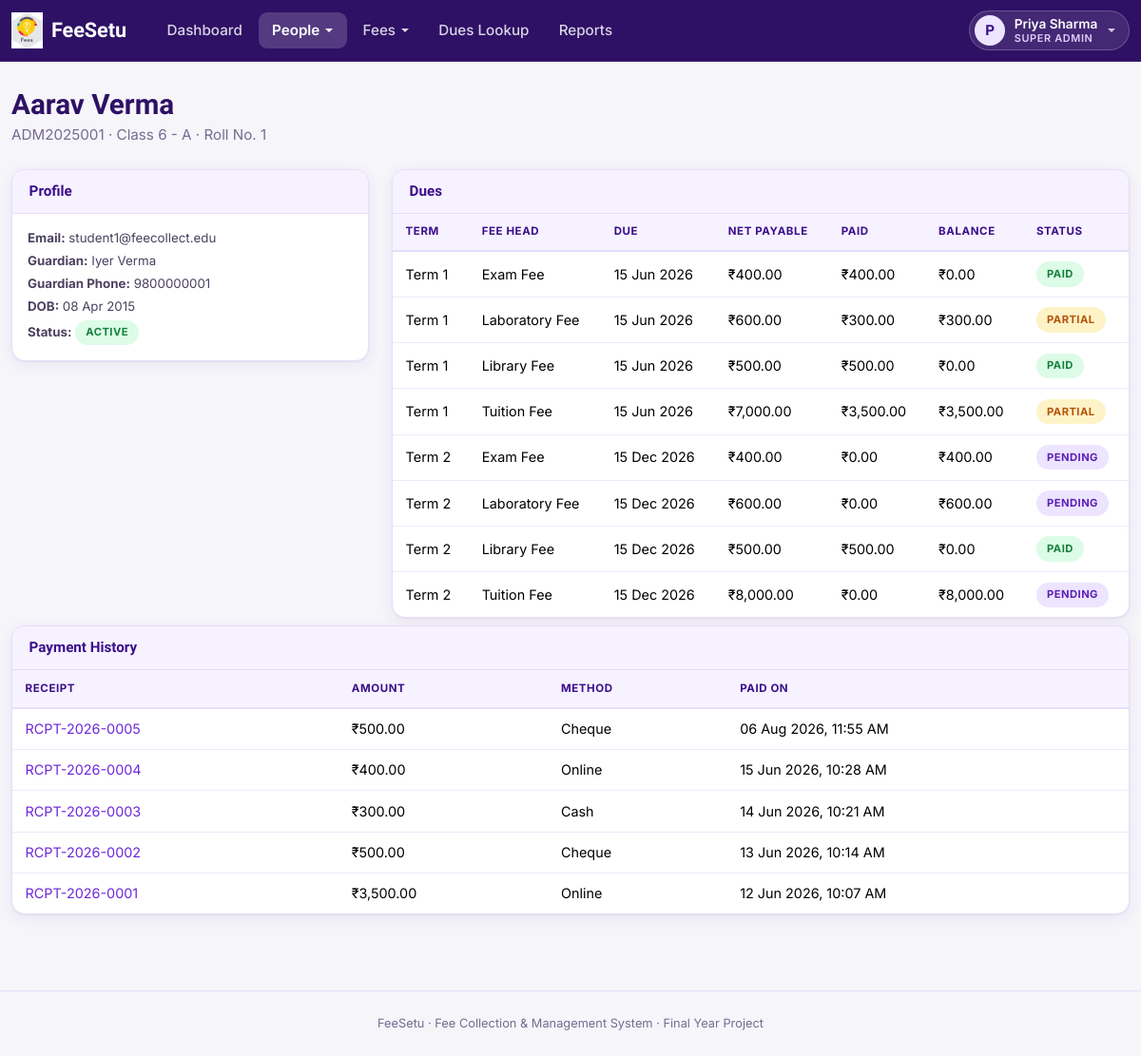
Screenshot of /index.php?route=admin/students/view&id=1 (signed in) with the database file from the repository.
### tables this page shows
CREATE TABLE students (
    id               INT AUTO_INCREMENT PRIMARY KEY,
    user_id          INT NOT NULL UNIQUE,
    admission_no     VARCHAR(30) NOT NULL UNIQUE,
    class_id         INT NOT NULL,
    roll_no          INT NOT NULL DEFAULT 0,
    guardian_name    VARCHAR(100) NULL,
    guardian_phone   VARCHAR(20) NULL,
    dob              DATE NULL,
    address          VARCHAR(255) NULL,
    status           ENUM('active','inactive') NOT NULL DEFAULT 'active',
    created_at       TIMESTAMP NOT NULL DEFAULT CURRENT_TIMESTAMP,
    FOREIGN KEY (user_id) REFERENCES users(id) ON DELETE CASCADE,
    FOREIGN KEY (class_id) REFERENCES classes(id) ON DELETE RESTRICT
);

CREATE TABLE users (
    id            INT AUTO_INCREMENT PRIMARY KEY,
    name          VARCHAR(100) NOT NULL,
    email         VARCHAR(150) NOT NULL UNIQUE,
    password      VARCHAR(255) NOT NULL,
    role          ENUM('super_admin','accountant','student') NOT NULL,
    status        ENUM('active','inactive') NOT NULL DEFAULT 'active',
    created_at    TIMESTAMP NOT NULL DEFAULT CURRENT_TIMESTAMP
);

CREATE TABLE classes (
    id             INT AUTO_INCREMENT PRIMARY KEY,
    name           VARCHAR(50) NOT NULL,
    section        VARCHAR(10) NOT NULL,
    academic_year  VARCHAR(9) NOT NULL,
    created_at     TIMESTAMP NOT NULL DEFAULT CURRENT_TIMESTAMP,
    UNIQUE KEY uq_class (name, section, academic_year)
);

CREATE TABLE student_dues (
    id                      INT AUTO_INCREMENT PRIMARY KEY,
    student_id              INT NOT NULL,
    fee_structure_item_id   INT NOT NULL,
    base_amount             DECIMAL(10,2) NOT NULL,
    concession_amount       DECIMAL(10,2) NOT NULL DEFAULT 0.00,
    concession_reason       VARCHAR(255) NULL,
    concession_by           INT NULL,
    concession_at           DATETIME NULL,
    late_fee_amount         DECIMAL(10,2) NOT NULL DEFAULT 0.00,
    late_fee_applied_at     DATETIME NULL,
    amount_paid             DECIMAL(10,2) NOT NULL DEFAULT 0.00,
    due_date                DATE NOT NULL,
    status                  ENUM('pending','partial','paid') NOT NULL DEFAULT 'pending',
    created_at              TIMESTAMP NOT NULL DEFAULT CURRENT_TIMESTAMP,
    UNIQUE KEY uq_student_due (student_id, fee_structure_item_id),
    FOREIGN KEY (student_id) REFERENCES students(id) ON DELETE CASCADE,
    FOREIGN KEY (fee_structure_item_id) REFERENCES fee_structure_items(id) ON DELETE CASCADE,
    FOREIGN KEY (concession_by) REFERENCES users(id) ON DELETE SET NULL
);

CREATE TABLE fee_structures (
    id                INT AUTO_INCREMENT PRIMARY KEY,
    class_id          INT NOT NULL,
    term              VARCHAR(30) NOT NULL,
    academic_year     VARCHAR(9) NOT NULL,
    due_date          DATE NOT NULL,
    late_fee_type     ENUM('flat','percent') NOT NULL DEFAULT 'flat',
    late_fee_value    DECIMAL(10,2) NOT NULL DEFAULT 0.00,
    grace_days        INT NOT NULL DEFAULT 0,
    created_by        INT NULL,
    status            ENUM('active','inactive') NOT NULL DEFAULT 'active',
    created_at        TIMESTAMP NOT NULL DEFAULT CURRENT_TIMESTAMP,
    UNIQUE KEY uq_structure (class_id, term, academic_year),
    FOREIGN KEY (class_id) REFERENCES classes(id) ON DELETE CASCADE,
    FOREIGN KEY (created_by) REFERENCES users(id) ON DELETE SET NULL
);

CREATE TABLE fee_heads (
    id            INT AUTO_INCREMENT PRIMARY KEY,
    name          VARCHAR(100) NOT NULL UNIQUE,
    description   VARCHAR(255) NULL,
    created_at    TIMESTAMP NOT NULL DEFAULT CURRENT_TIMESTAMP
);

CREATE TABLE payments (
    id             INT AUTO_INCREMENT PRIMARY KEY,
    student_id     INT NOT NULL,
    receipt_no     VARCHAR(30) NOT NULL UNIQUE,
    amount         DECIMAL(10,2) NOT NULL,
    method         ENUM('cash','cheque','online') NOT NULL DEFAULT 'cash',
    reference_no   VARCHAR(60) NULL,
    remarks        VARCHAR(255) NULL,
    recorded_by    INT NOT NULL,
    paid_at        DATETIME NOT NULL,
    created_at     TIMESTAMP NOT NULL DEFAULT CURRENT_TIMESTAMP,
    FOREIGN KEY (student_id) REFERENCES students(id) ON DELETE CASCADE,
    FOREIGN KEY (recorded_by) REFERENCES users(id) ON DELETE RESTRICT
);

### app/controllers/AdminController.php (called while the page is built, shortened)
<?php
require_once __DIR__ . '/../models/Student.php';
require_once __DIR__ . '/../models/StudentDue.php';
require_once __DIR__ . '/../models/Payment.php';
class AdminController
{
    public function studentView(): void
    {
        $id = (int)($_GET['id'] ?? 0);
        $student = Student::find($id);
        $dues = StudentDue::forStudent($id);
        $payments = Payment::forStudent($id);
        require __DIR__ . '/../views/admin/student_view.php';
    }
}

### public/index.php (called while the page is built, shortened)
<?php
require_once __DIR__ . '/../core/helpers.php';
require_once __DIR__ . '/../core/Database.php';
require_once __DIR__ . '/../app/models/StudentDue.php';
require_once __DIR__ . '/../app/controllers/AdminController.php';
$router = new Router();
$router->get('login', fn() => (new AuthController())->showLogin());
$router->post('login', fn() => (new AuthController())->login());
$router->post('logout', fn() => (new AuthController())->logout());
$router->get('account/password', fn() => (new AccountController())->passwordForm());
$router->post('account/password', fn() => (new AccountController())->passwordUpdate());
$router->get('admin/dashboard', fn() => (new AdminController())->dashboard());
$router->get('admin/classes', fn() => (new AdminController())->classes());
$router->post('admin/classes/store', fn() => (new AdminController())->classStore());
$router->post('admin/classes/update', fn() => (new AdminController())->classUpdate());
$router->post('admin/classes/delete', fn() => (new AdminController())->classDelete());
$router->get('admin/students', fn() => (new AdminController())->students());
$router->post('admin/students/store', fn() => (new AdminController())->studentStore());
$router->get('admin/students/import', fn() => (new AdminController())->studentImportForm());
$router->post('admin/students/import', fn() => (new AdminController())->studentImport());
$router->get('admin/students/import/result', fn() => (new AdminController())->studentImportResult());
$router->get('admin/students/view', fn() => (new AdminController())->studentView());
$router->post('admin/students/status', fn() => (new AdminController())->studentStatus());
$router->get('admin/accountants', fn() => (new AdminController())->accountants());
$router->post('admin/accountants/store', fn() => (new AdminController())->accountantStore());
$router->post('admin/accountants/status', fn() => (new AdminController())->accountantStatus());
$router->get('accountant/dashboard', fn() => (new AccountantController())->dashboard());
$router->get('fee-heads', fn() => (new FeeController())->heads());
$router->post('fee-heads/store', fn() => (new FeeController())->headStore());
$router->post('fee-heads/update', fn() => (new FeeController())->headUpdate());
$router->post('fee-heads/delete', fn() => (new FeeController())->headDelete());
$router->get('fee-structures', fn() => (new FeeController())->structures());
$router->get('fee-structures/create', fn() => (new FeeController())->structureCreateForm());
$router->post('fee-structures/store', fn() => (new FeeController())->structureStore());
$router->get('fee-structures/view', fn() => (new FeeController())->structureView());
$router->post('fee-structures/status', fn() => (new FeeController())->structureStatus());
$router->get('dues', fn() => (new DuesController())->search());
$router->get('dues/view', fn() => (new DuesController())->view());
$router->post('dues/concession', fn() => (new DuesController())->concessionStore());
$router->get('payments/collect', fn() => (new PaymentController())->collectForm());
$router->post('payments/store', fn() => (new PaymentController())->store());
$router->get('payments/receipt', fn() => (new PaymentController())->receipt());
$router->get('payments/receipt/download', fn() => (new PaymentController())->receiptDownload());
$router->get('reports', fn() => (new ReportController())->index());
$router->get('student/dashboard', fn() => (new StudentController())->dashboard());
$router->get('student/dues', fn() => (new StudentController())->dues());
$router->get('student/history', fn() => (new StudentController())->history());
$route = $_GET['route'] ?? '';
$router->dispatch($_SERVER['REQUEST_METHOD'], $route);

### core/Router.php (called while the page is built, shortened)
<?php
class Router
{
    private array $routes = ['GET' => [], 'POST' => []];
    public function get(string $route, callable $handler): void
    {
        $this->routes['GET'][$route] = $handler;
    }
    public function post(string $route, callable $handler): void
    {
        $this->routes['POST'][$route] = $handler;
    }
    public function dispatch(string $method, string $route): void
    {
        $handler = $this->routes[$method][$route] ?? null;
        try {
            $handler();
        } catch (Throwable $e) {
            error_log($e->getMessage());
            http_response_code(500);
            require __DIR__ . '/../app/views/errors/500.php';
        }
    }
}

### core/Database.php (called while the page is built)
<?php
class Database
{
    private static ?PDO $instance = null;
    public static function connect(): PDO
    {
        if (self::$instance === null) {
            $config = require __DIR__ . '/../config/database.php';
            $dsn = sprintf(
                'mysql:host=%s;port=%d;dbname=%s;charset=%s',
                $config['host'],
                $config['port'],
                $config['database'],
                $config['charset']
            );
            self::$instance = new PDO($dsn, $config['username'], $config['password'], [
                PDO::ATTR_ERRMODE            => PDO::ERRMODE_EXCEPTION,
                PDO::ATTR_DEFAULT_FETCH_MODE => PDO::FETCH_ASSOC,
                PDO::ATTR_EMULATE_PREPARES   => false,
            ]);
        }
        return self::$instance;
    }
}

### app/models/Student.php (called while the page is built, shortened)
<?php
class Student
{
    private static function baseSelect(): string
    {
        return 'SELECT st.*, u.name, u.email, u.status AS user_status,
                        c.name AS class_name, c.section AS class_section, c.academic_year
                 FROM students st
                 JOIN users u ON u.id = st.user_id
                 JOIN classes c ON c.id = st.class_id';
    }
    public static function find(int $id): ?array
    {
        $stmt = Database::connect()->prepare(self::baseSelect() . ' WHERE st.id = ?');
        $stmt->execute([$id]);
        $row = $stmt->fetch();
        return $row ?: null;
    }
}

### core/helpers.php (called while the page is built, shortened)
<?php
function e(?string $value): string
{
    return htmlspecialchars($value ?? '', ENT_QUOTES, 'UTF-8');
}
function inr(float|int|string $amount): string
{
    $amount = (float)$amount;
    $negative = $amount < 0;
    $amount = abs($amount);
    $parts = explode('.', number_format($amount, 2, '.', ''));
    $intPart = $parts[0];
    $decPart = $parts[1];
    if (strlen($intPart) > 3) {
        $lastThree = substr($intPart, -3);
        $rest = substr($intPart, 0, -3);
        $rest = preg_replace('/\B(?=(\d{2})+(?!\d))/', ',', $rest);
        $grouped = $rest . ',' . $lastThree;
    } else {
        $grouped = $intPart;
    }
    return ($negative ? '-' : '') . '₹' . $grouped . '.' . $decPart;
}
function format_date(?string $date): string
{
    $ts = strtotime($date);
    return $ts === false ? '-' : date('d M Y', $ts);
}
function format_datetime(?string $datetime): string
{
    $ts = strtotime($datetime);
    return $ts === false ? '-' : date('d M Y, h:i A', $ts);
}

### app/models/StudentDue.php (called while the page is built, shortened)
<?php
class StudentDue
{
    private static function baseSelect(): string
    {
        return "SELECT sd.*,
                        fh.name AS fee_head_name,
                        fs.term, fs.academic_year, fs.late_fee_type, fs.late_fee_value, fs.grace_days,
                        fsi.fee_structure_id,
                        (sd.base_amount - sd.concession_amount + sd.late_fee_amount) AS net_payable,
                        (sd.base_amount - sd.concession_amount + sd.late_fee_amount - sd.amount_paid) AS balance
                 FROM student_dues sd
                 JOIN fee_structure_items fsi ON fsi.id = sd.fee_structure_item_id
                 JOIN fee_heads fh ON fh.id = fsi.fee_head_id
                 JOIN fee_structures fs ON fs.id = fsi.fee_structure_id";
    }
    public static function forStudent(int $studentId, ?string $status = null): array
    {
        $sql = self::baseSelect() . ' WHERE sd.student_id = ?';
        $params = [$studentId];
        $sql .= ' ORDER BY fs.due_date, fh.name';
        $stmt = Database::connect()->prepare($sql);
        $stmt->execute($params);
        return $stmt->fetchAll();
    }
}

### app/models/Payment.php (called while the page is built, shortened)
<?php
class Payment
{
    public static function forStudent(int $studentId): array
    {
        $stmt = Database::connect()->prepare(
            'SELECT * FROM payments WHERE student_id = ? ORDER BY paid_at DESC'
        );
        $stmt->execute([$studentId]);
        return $stmt->fetchAll();
    }
}

### app/views/admin/student_view.php (the view, shortened to what this page needs)
<?php require __DIR__ . '/../partials/header.php'; ?>
<?php require __DIR__ . '/../partials/navbar.php'; ?>
<h1 class="fs-page-title"><?= e($student['name']) ?></h1>
<p class="fs-page-sub"><?= e($student['admission_no']) ?> &middot; <?= e($student['class_name']) ?> - <?= e($student['class_section']) ?> &middot; Roll No. <?= (int)$student['roll_no'] ?></p>
<div class="row g-4 mb-2">
    <div class="col-lg-4">
        <div class="card">
            <div class="card-header">Profile</div>
            <div class="card-body small">
                <p class="mb-1"><strong>Email:</strong> <?= e($student['email']) ?></p>
                <p class="mb-1"><strong>Guardian:</strong> <?= e($student['guardian_name'] ?: '-') ?></p>
                <p class="mb-1"><strong>Guardian Phone:</strong> <?= e($student['guardian_phone'] ?: '-') ?></p>
                <p class="mb-1"><strong>DOB:</strong> <?= format_date($student['dob']) ?></p>
                <p class="mb-0"><strong>Status:</strong> <span class="badge-status badge-<?= $student['user_status'] === 'active' ? 'active' : 'inactive' ?>"><?= e($student['user_status']) ?></span></p>
            </div>
        </div>
    </div>
    <div class="col-lg-8">
        <div class="card">
            <div class="card-header">Dues</div>
            <div class="table-responsive">
                <table class="table table-sm mb-0">
                    <thead><tr><th>Term</th><th>Fee Head</th><th>Due</th><th>Net Payable</th><th>Paid</th><th>Balance</th><th>Status</th></tr></thead>
                    <tbody>
                    <?php foreach ($dues as $d): ?>
                        <tr>
                            <td><?= e($d['term']) ?></td>
                            <td><?= e($d['fee_head_name']) ?></td>
                            <td><?= format_date($d['due_date']) ?></td>
                            <td><?= inr($d['net_payable']) ?></td>
                            <td><?= inr($d['amount_paid']) ?></td>
                            <td><?= inr($d['balance']) ?></td>
                            <td><span class="badge-status badge-<?= e($d['status']) ?>"><?= e($d['status']) ?></span></td>
                        </tr>
                    <?php endforeach; ?>
                    </tbody>
                </table>
            </div>
        </div>
    </div>
</div>
<div class="card">
    <div class="card-header">Payment History</div>
    <div class="table-responsive">
        <table class="table table-sm mb-0">
            <thead><tr><th>Receipt</th><th>Amount</th><th>Method</th><th>Paid On</th></tr></thead>
            <tbody>
            <?php foreach ($payments as $p): ?>
                <tr>
                    <td><a href="/index.php?route=payments/receipt&id=<?= (int)$p['id'] ?>"><?= e($p['receipt_no']) ?></a></td>
                    <td><?= inr($p['amount']) ?></td>
                    <td class="text-capitalize"><?= e($p['method']) ?></td>
                    <td><?= format_datetime($p['paid_at']) ?></td>
                </tr>
            <?php endforeach; ?>
            </tbody>
        </table>
    </div>
</div>
<?php require __DIR__ . '/../partials/footer.php'; ?>

### rows the page displays
students: user.name "Aarav Verma", admission_no "ADM2025001", class.name "Class 6", class.section "A", roll_no "1", user.email "student1@feecollect.edu", guardian_name "Iyer Verma", guardian_phone "9800000001", dob "08 Apr 2015", user.status "ACTIVE"
student_dues: fee_structures.term "Term 1", fee_heads.name "Exam Fee", due_date "15 Jun 2026", net_payable "₹400.00", amount_paid "₹400.00", balance "₹0.00", status "PAID"
student_dues: fee_structures.term "Term 1", fee_heads.name "Laboratory Fee", due_date "15 Jun 2026", net_payable "₹600.00", amount_paid "₹300.00", balance "₹300.00", status "PARTIAL"
student_dues: fee_structures.term "Term 1", fee_heads.name "Library Fee", due_date "15 Jun 2026", net_payable "₹500.00", amount_paid "₹500.00", balance "₹0.00", status "PAID"
student_dues: fee_structures.term "Term 1", fee_heads.name "Tuition Fee", due_date "15 Jun 2026", net_payable "₹7,000.00", amount_paid "₹3,500.00", balance "₹3,500.00", status "PARTIAL"
student_dues: fee_structures.term "Term 2", fee_heads.name "Exam Fee", due_date "15 Dec 2026", net_payable "₹400.00", amount_paid "₹0.00", balance "₹400.00", status "PENDING"
student_dues: fee_structures.term "Term 2", fee_heads.name "Laboratory Fee", due_date "15 Dec 2026", net_payable "₹600.00", amount_paid "₹0.00", balance "₹600.00", status "PENDING"
student_dues: fee_structures.term "Term 2", fee_heads.name "Library Fee", due_date "15 Dec 2026", net_payable "₹500.00", amount_paid "₹500.00", balance "₹0.00", status "PAID"
student_dues: fee_structures.term "Term 2", fee_heads.name "Tuition Fee", due_date "15 Dec 2026", net_payable "₹8,000.00", amount_paid "₹0.00", balance "₹8,000.00", status "PENDING"
payments: receipt_no "RCPT-2026-0005", amount "₹500.00", method "Cheque", paid_at "06 Aug 2026, 11:55 AM"
payments: receipt_no "RCPT-2026-0004", amount "₹400.00", method "Online", paid_at "15 Jun 2026, 10:28 AM"
payments: receipt_no "RCPT-2026-0003", amount "₹300.00", method "Cash", paid_at "14 Jun 2026, 10:21 AM"
payments: receipt_no "RCPT-2026-0002", amount "₹500.00", method "Cheque", paid_at "13 Jun 2026, 10:14 AM"
payments: receipt_no "RCPT-2026-0001", amount "₹3,500.00", method "Online", paid_at "12 Jun 2026, 10:07 AM"

### other values shown
$item "Dashboard"
$item['label'] "People"
$item['label'] "Fees"
$item "Dues Lookup"
$item "Reports"
$initial "P"
$userName "Priya Sharma"
$roleLabel "SUPER ADMIN"
